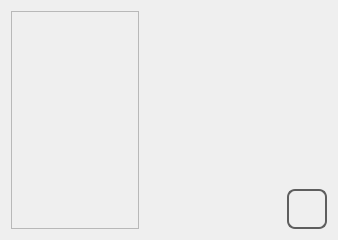
<?xml version="1.0" encoding="UTF-8"?>
<ui version="4.0">
 <class>qrcode</class>
 <widget class="QDialog" name="qrcode">
  <property name="geometry">
   <rect>
    <x>0</x>
    <y>0</y>
    <width>338</width>
    <height>240</height>
   </rect>
  </property>
  <property name="windowTitle">
   <string>Dialog</string>
  </property>
  <layout class="QHBoxLayout" name="horizontalLayout">
   <item>
    <widget class="QLabel" name="lblQrCode">
     <property name="minimumSize">
      <size>
       <width>128</width>
       <height>128</height>
      </size>
     </property>
     <property name="frameShape">
      <enum>QFrame::StyledPanel</enum>
     </property>
     <property name="text">
      <string/>
     </property>
    </widget>
   </item>
   <item>
    <spacer name="horizontalSpacer">
     <property name="focusPolicy">
      <enum>Qt::NoFocus</enum>
     </property>
     <property name="orientation">
      <enum>Qt::Horizontal</enum>
     </property>
     <property name="sizeHint" stdset="0">
      <size>
       <width>135</width>
       <height>20</height>
      </size>
     </property>
    </spacer>
   </item>
   <item>
    <layout class="QVBoxLayout" name="verticalLayout">
     <property name="spacing">
      <number>0</number>
     </property>
     <item>
      <spacer name="verticalSpacer">
       <property name="orientation">
        <enum>Qt::Vertical</enum>
       </property>
       <property name="sizeHint" stdset="0">
        <size>
         <width>20</width>
         <height>40</height>
        </size>
       </property>
      </spacer>
     </item>
     <item>
      <widget class="QPushButton" name="pushButtonBack">
       <property name="sizePolicy">
        <sizepolicy hsizetype="Minimum" vsizetype="Fixed">
         <horstretch>60</horstretch>
         <verstretch>60</verstretch>
        </sizepolicy>
       </property>
       <property name="minimumSize">
        <size>
         <width>40</width>
         <height>40</height>
        </size>
       </property>
       <property name="maximumSize">
        <size>
         <width>40</width>
         <height>40</height>
        </size>
       </property>
       <property name="focusPolicy">
        <enum>Qt::NoFocus</enum>
       </property>
       <property name="styleSheet">
        <string notr="true">QPushButton
{
border: 2px solid  rgb(94, 94, 94);
border-radius: 8px;
qproperty-icon: url(:/libicons/img/Go_back.png);
qproperty-iconSize: 24px 24px;
qproperty-focusPolicy: NoFocus;
}
QPushButton:pressed
{
border: 2px solid  rgb(194, 194, 194);
background-color:  rgb(255, 255, 127);
}
QPushButton:disabled
{
border: 2px solid  rgb(194, 194, 194);
}
</string>
       </property>
       <property name="text">
        <string/>
       </property>
      </widget>
     </item>
    </layout>
   </item>
  </layout>
 </widget>
 <resources/>
 <connections/>
</ui>
